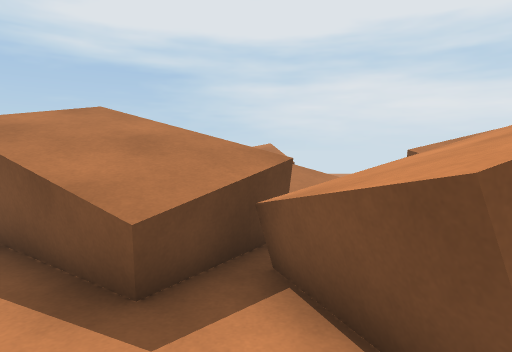
view 1 (above)

24 first-person views from a walk through a 3-D level made in the Unity game engine. The camera is 1.3 m above the floor, tilts 4° down and sees 75° across. The floor is counted in squares, 1 m on a side. Each view is taken from the middle of a square. On the plan, view 1 faces up. The plan holds only what a view shows up to about 14 squares ahead; the rest is blank. The place goes on beyond the plan. The player is left out.

view 2
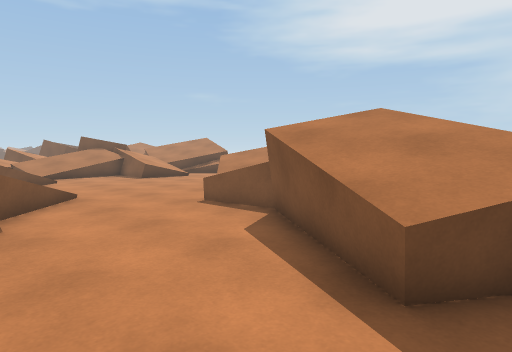

view 3
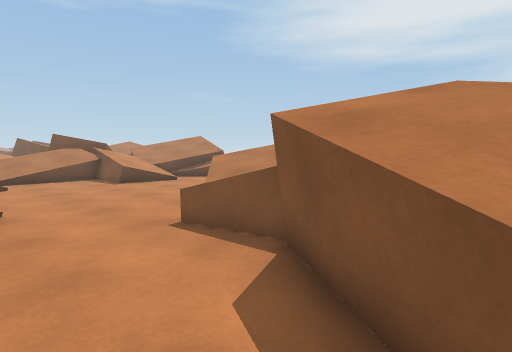

view 4
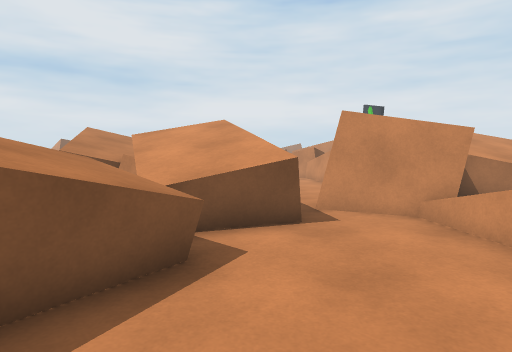

view 5
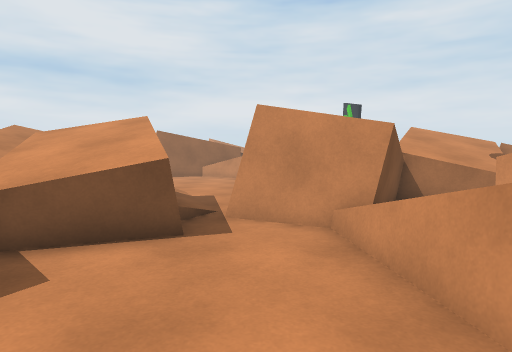

view 6
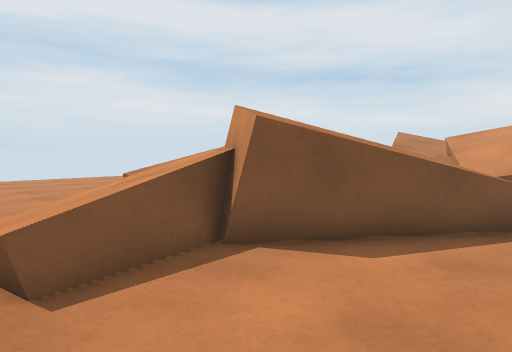

view 7
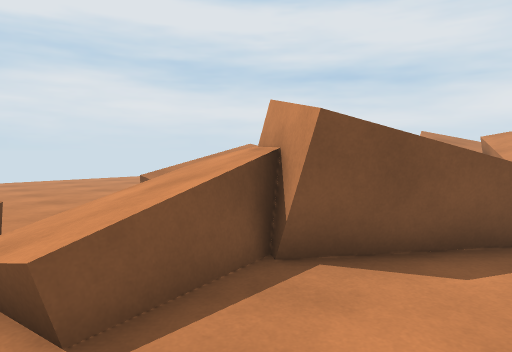

view 8
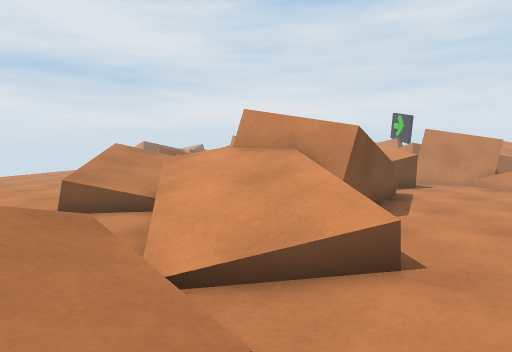

view 9
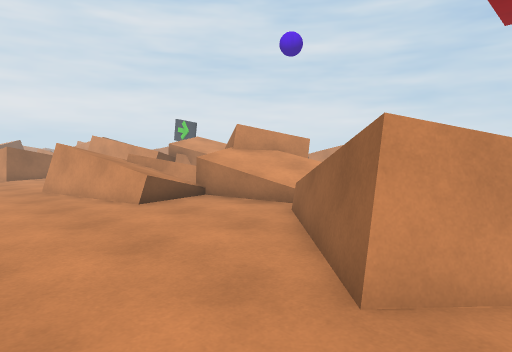

view 10
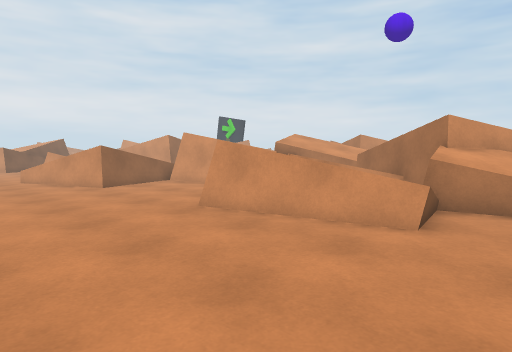

view 11
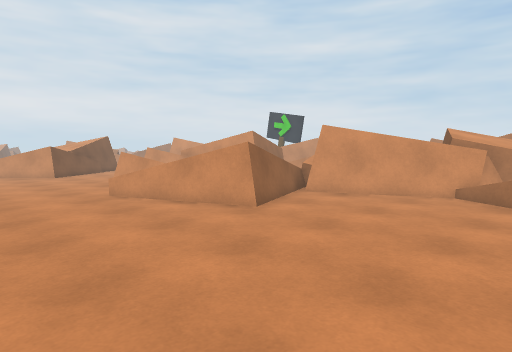

view 12
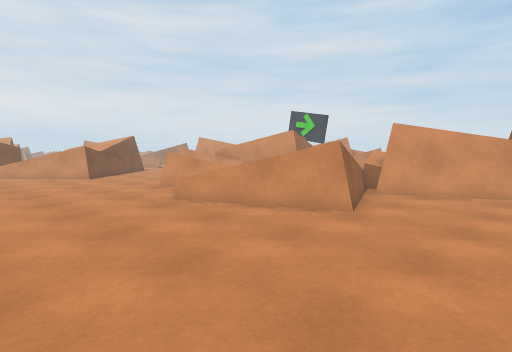

view 13
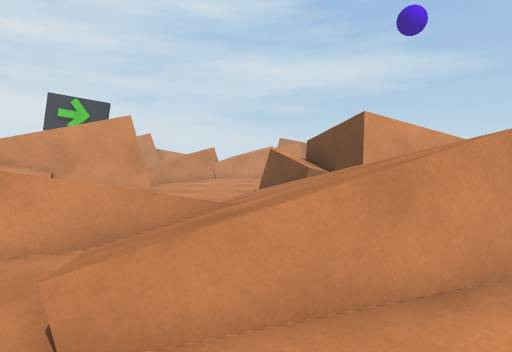

view 14
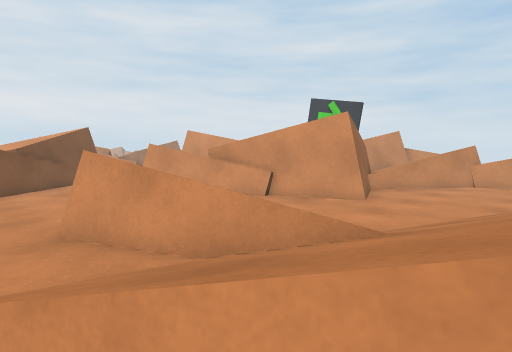

view 15
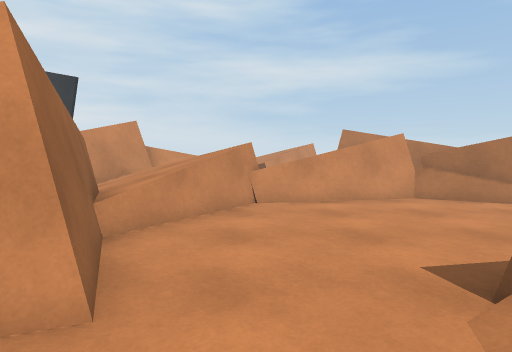

view 16
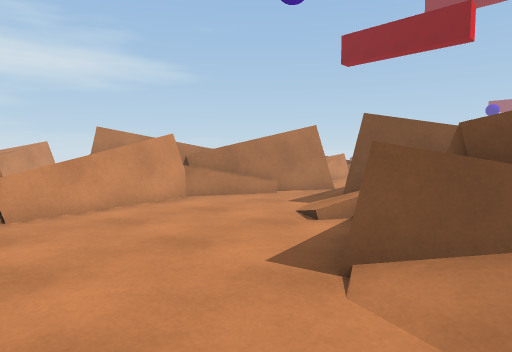

view 17
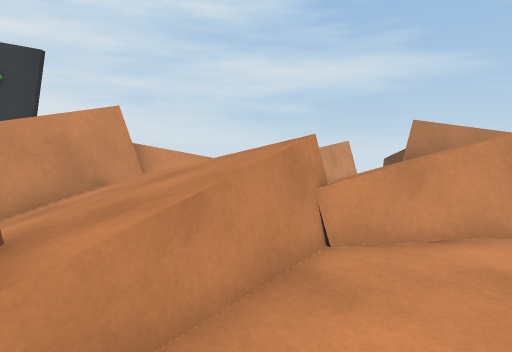

view 18
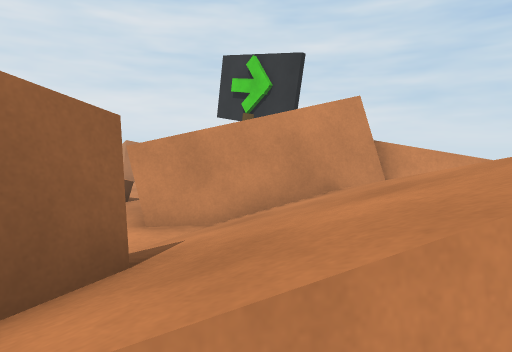

view 19
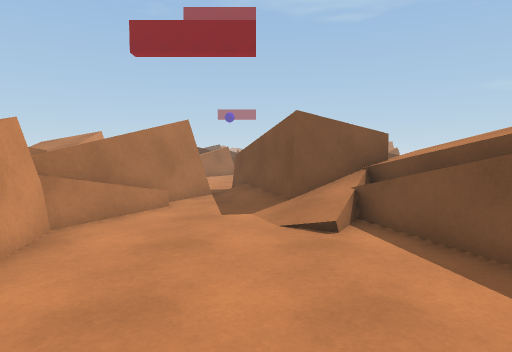

view 20
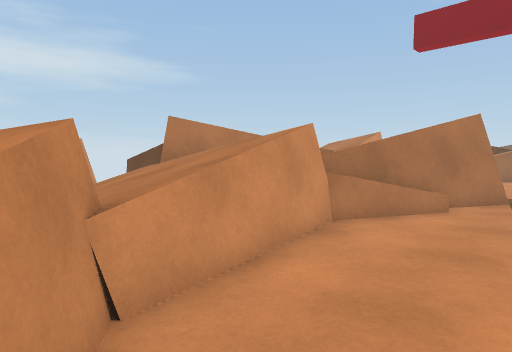

view 21
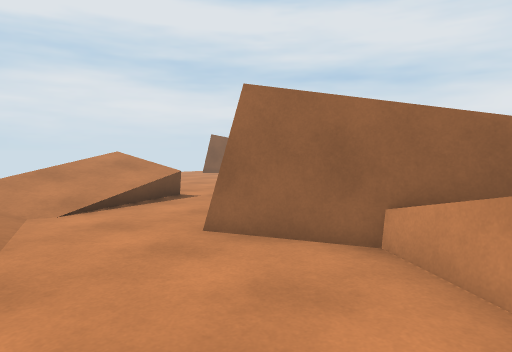

view 22
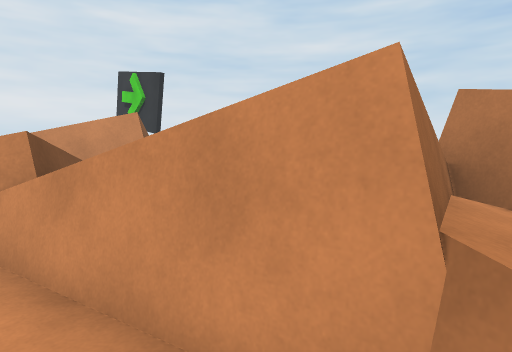

view 23
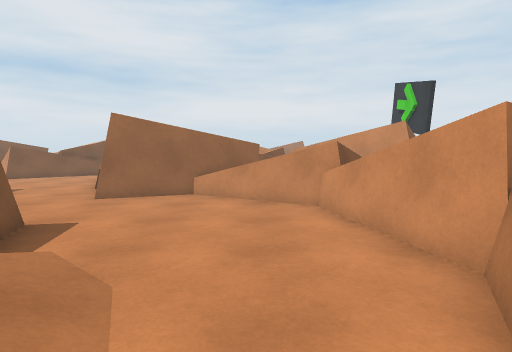

view 24
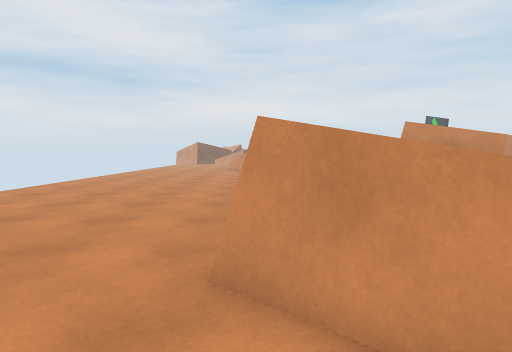

### Floor plan
Key: @ floor where view 1 was taken; # wall or solid block; x gap in a wall; . main floor; : floor 0.5 m higher than the main floor; + floor 0.75 m higher than the main floor; * floor 1 m higher than the main floor; / step, stairs or slope; = window, fence, low wall or low ledge; ^ raised ledge; v drop or lower ground.
Columns run from 19 left of view 1 to 18 right of it. Each row starts with its distance up from view 1.
 20                .....
 19              .......  .  ..
 18             .........  ...........
 17            ......... .................
 16           ............................
 15        ...............................
 14        .......................=.......
 13        ....................#=///......
 12      . .#/........=#......#/////===...
 11        #//#....===#  .....////#///=...
 10      ..////=....++*  ......=///////...
  9     ....////=.=#=:+ =......=//////....
  8     .....///////=#= #=/.###^///.......
  7   ........//////=#    x#^^^^^/......==
  6  .........../=#^^^^=  ^^^^^^^/....###
  5 //............##^^^^#.^^^^^^^/...##
  4 //./............^^^^^^^^^^/......##
  3     /..../.......^^^^^^^#//......=#
  2          //.........^^^#/........^^
  1            //...................^^^^
  0                ....@..##=.......^^^^^^
 -1                  ....##^^^/.#v=#^^^^^^
 -2                  =///#   ^^/////#^^^^^
 -3                       ^^  ^^///   ^^#^
 -4                        ^^#^^///    .#

Positions as (right, up) in squares from view 1, and headings:
1: (0, 0), facing up
2: (0, 0), facing up-left
3: (-2, 2), facing up-left
4: (-5, 2), facing right
5: (-4, 0), facing right
6: (-8, 2), facing up-right
7: (-8, 3), facing up-right
8: (-11, 7), facing right
9: (-12, 15), facing down-right
10: (-6, 17), facing down-right
11: (1, 18), facing down-right
12: (3, 19), facing down-right
13: (10, 16), facing down
14: (9, 14), facing down-right
15: (12, 8), facing down
16: (13, 7), facing down-left
17: (13, 4), facing down
18: (13, 2), facing down-right
19: (13, 2), facing left
20: (13, 2), facing down-left
21: (10, 1), facing up-right
22: (7, 0), facing down-right
23: (4, 1), facing right
24: (-14, 12), facing right
